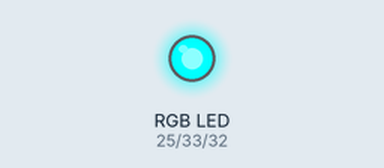
This sketch was run on a simulated ESP32. Parts: an RGB LED mixed from three pins (HIGH = lit).

Above: at 1.5 s.
At 4.5 s:
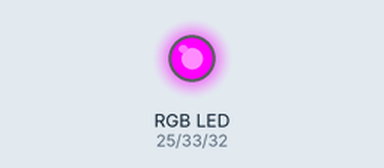
At 7.5 s:
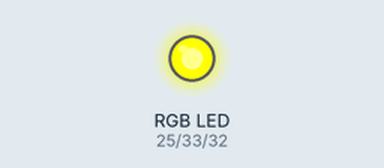
Timing chart, 0 to 11.7 s (numbered marks = the images above):
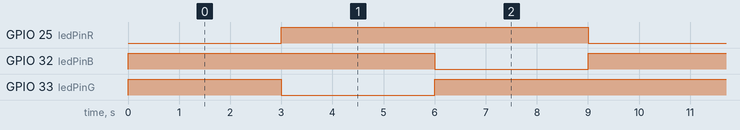

The sketch:

ESP32_RGBLED.ino
```cpp
const int ledPinR = 25;
const int ledPinG = 33;
const int ledPinB = 32;

const int frequency = 5000;
const int redChannel = 0;
const int greenChannel = 1;
const int blueChannel = 2;
const int resolution = 8;

void setup() {
  ledcSetup(redChannel, frequency, resolution);
  ledcSetup(greenChannel, frequency, resolution);
  ledcSetup(blueChannel, frequency, resolution);

  ledcAttachPin(ledPinR, redChannel);
  ledcAttachPin(ledPinG, greenChannel);
  ledcAttachPin(ledPinB, blueChannel);

  Serial.begin(9600);

  // pinMode(ledPinR, OUTPUT);
  // pinMode(ledPinG, OUTPUT);
  // pinMode(ledPinB, OUTPUT);
}

void loop() {
  int R255 = map(255, 0, 255, 0, 1023);
  int G255 = map(0, 0, 255, 0, 1023);
  int B255 = map(0, 0, 255, 0, 1023);

  ledcWrite(redChannel, 1023 - R255);
  ledcWrite(greenChannel, 1023 - G255);
  ledcWrite(blueChannel, 1023 - B255);

  delay(3000);

  R255 = map(0, 0, 255, 0, 1023);
  G255 = map(255, 0, 255, 0, 1023);
  B255 = map(0, 0, 255, 0, 1023);

  ledcWrite(redChannel, 1023 - R255);
  ledcWrite(greenChannel, 1023 - G255);
  ledcWrite(blueChannel, 1023 - B255);

  delay(3000);

  R255 = map(0, 0, 255, 0, 1023);
  G255 = map(0, 0, 255, 0, 1023);
  B255 = map(255, 0, 255, 0, 1023);

  ledcWrite(redChannel, 1023 - R255);
  ledcWrite(greenChannel, 1023 - G255);
  ledcWrite(blueChannel, 1023 - B255);

  delay(3000);
}
```

Measured:
- by itself, GPIO 25 (ledPinR), GPIO 32 (ledPinB): alternates HIGH for 6.0 s and LOW for 3.0 s
- by itself, GPIO 33 (ledPinG): repeats every 9.0 s: LOW 3.0 s, HIGH 6.0 s
- by itself, everything shown: repeats every 9.0 s, in 3 steps
